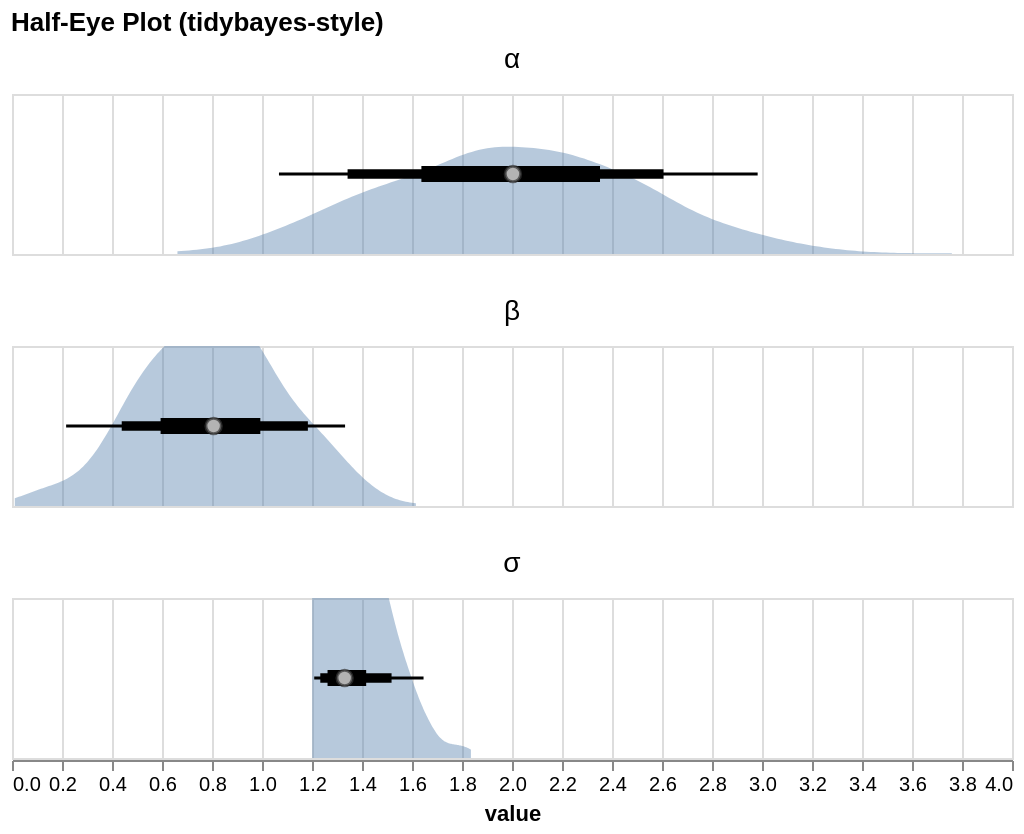

The Vega-Lite source for this figure:
### Vega-Lite specification from a JSON file in a GitHub repository (floating-point values rounded to 4 significant figures; data arrays with more than 128 entries replaced by an {"elided": "..."} marker saying what was removed)
{"$schema": "https://vega.github.io/schema/vega-lite/v5.json", "columns": 1, "data": {"values": {"elided": "1500 records"}}, "facet": {"field": "parameter", "header": {"labelFontSize": 14, "title": null}, "type": "nominal"}, "spec": {"height": 80, "layer": [{"encoding": {"x": {"field": "val", "scale": {"zero": false}, "title": "value", "type": "quantitative"}, "y": {"axis": null, "field": "dens", "scale": {"zero": false}, "title": null, "type": "quantitative"}}, "mark": {"opacity": 0.4, "orient": "vertical", "type": "area"}, "params": [{"bind": "scales", "name": "grid", "select": {"encodings": ["x", "y"], "type": "interval"}}], "transform": [{"as": ["val", "dens"], "density": "value"}]}, {"encoding": {"x": {"aggregate": "min", "field": "val", "scale": {"zero": false}, "type": "quantitative"}, "x2": {"aggregate": "max", "field": "val"}}, "mark": {"strokeWidth": 1.5, "type": "rule"}, "transform": [{"as": ["prob", "val"], "probs": [0.025, 0.975], "quantile": "value"}, {"fold": ["val"]}]}, {"encoding": {"x": {"aggregate": "min", "field": "val", "scale": {"zero": false}, "type": "quantitative"}, "x2": {"aggregate": "max", "field": "val"}}, "mark": {"strokeWidth": 4.75, "type": "rule"}, "transform": [{"as": ["prob", "val"], "probs": [0.1, 0.9], "quantile": "value"}, {"fold": ["val"]}]}, {"encoding": {"x": {"aggregate": "min", "field": "val", "scale": {"zero": false}, "type": "quantitative"}, "x2": {"aggregate": "max", "field": "val"}}, "mark": {"strokeWidth": 8.0, "type": "rule"}, "transform": [{"as": ["prob", "val"], "probs": [0.25, 0.75], "quantile": "value"}, {"fold": ["val"]}]}, {"encoding": {"x": {"field": "val", "scale": {"zero": false}, "type": "quantitative"}}, "mark": {"color": "white", "filled": true, "size": 60, "stroke": "#333", "strokeWidth": 1.5, "type": "point"}, "transform": [{"as": ["prob", "val"], "probs": [0.5], "quantile": "value"}]}], "width": 500}, "title": "Half-Eye Plot (tidybayes-style)"}
